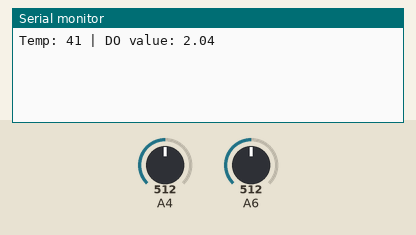
Simulated run of this sketch. Board: Arduino Uno, built with avr-gcc and run on an emulated ATmega328P. Shown: the last lines printed to the serial monitor. The inputs (shaded band) are chosen by the test bench; at power-on: A4 = 512, A6 = 512.

Above: at 2.8 s.
2.9 s: A4 set to 716
At 4.3 s:
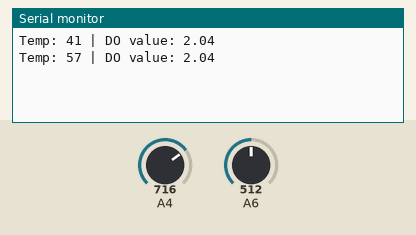
4.4 s: A6 set to 716
5.9 s: A4 set to 900
At 6.7 s:
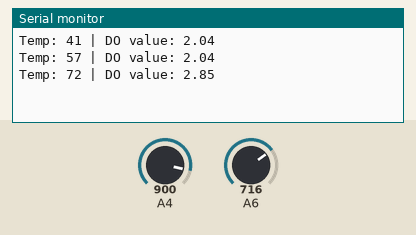
7.4 s: A6 set to 900
At 9.4 s:
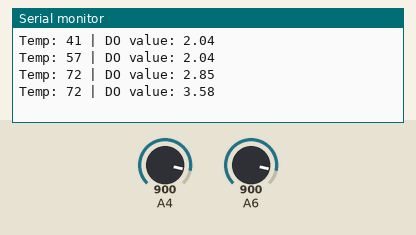
Timing chart, 0 to 9.9 s (numbered marks = the images above; inputs shaded):
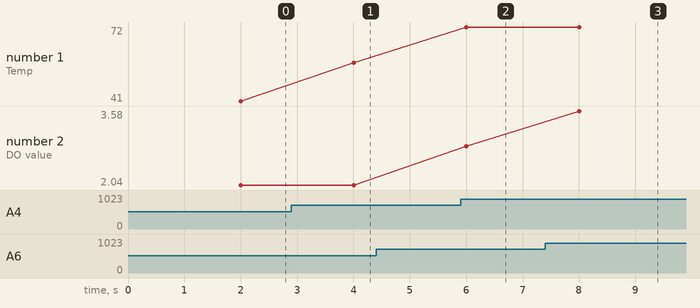

Measured:
- after the input at 2.9 s, the serial monitor: prints a new line after 1.1 s (image 1)
- after the input at 5.9 s, the serial monitor: prints a new line after 0.10 s (image 2)
- after the input at 7.4 s, the serial monitor: prints a new line after 0.60 s (image 3)
- plotted number 1: 41 → 57 after the input at 2.9 s, 57 → 72 after the input at 5.9 s
- plotted number 2: 2.85 → 3.58 after the input at 7.4 s

The sketch:

DO_Sensor.ino
```cpp
#include "LM35_Sensor.h"
#include "DO_Sensor.h"

LM35_Sensor lm35(4);
DO_Sensor doSensor(6);
DO_Sensor::DO_Data doData;

unsigned long lastTime_TEMP = 0;
unsigned long lastTime_DO   = 0;

const unsigned long interval_TEMP = 1000;
const unsigned long interval_DO   = 2000;

uint8_t temp = 0;

void setup()
{
  Serial.begin(115200);
}

void loop()
{
  unsigned long now = millis();

  if (now - lastTime_TEMP >= interval_TEMP) {
    lastTime_TEMP = now;
    temp = lm35.readTemperature();
  }

  if (now - lastTime_DO >= interval_DO) {
    lastTime_DO = now;
    doSensor.update(doData, temp);

    Serial.print("Temp: "); Serial.print(temp); Serial.print(" | ");
    Serial.print("DO value: "); Serial.println(doData.value);
  }
}
```
